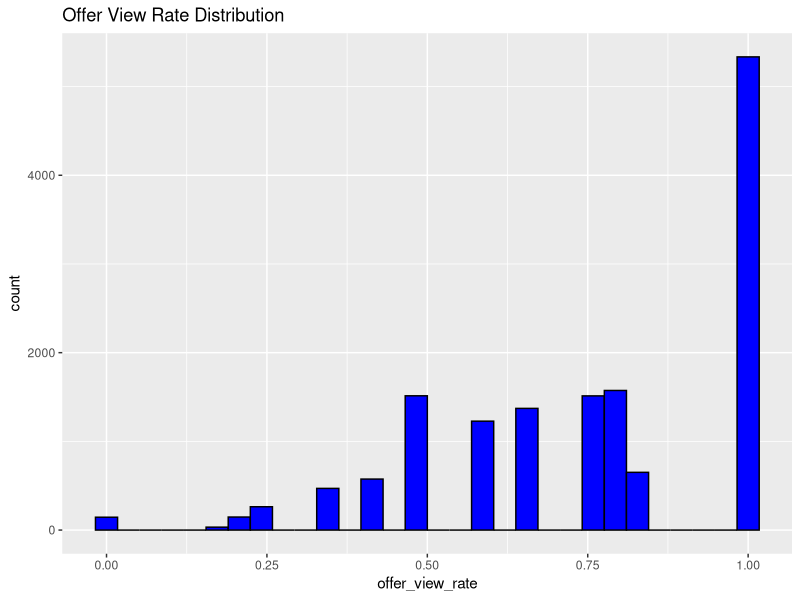
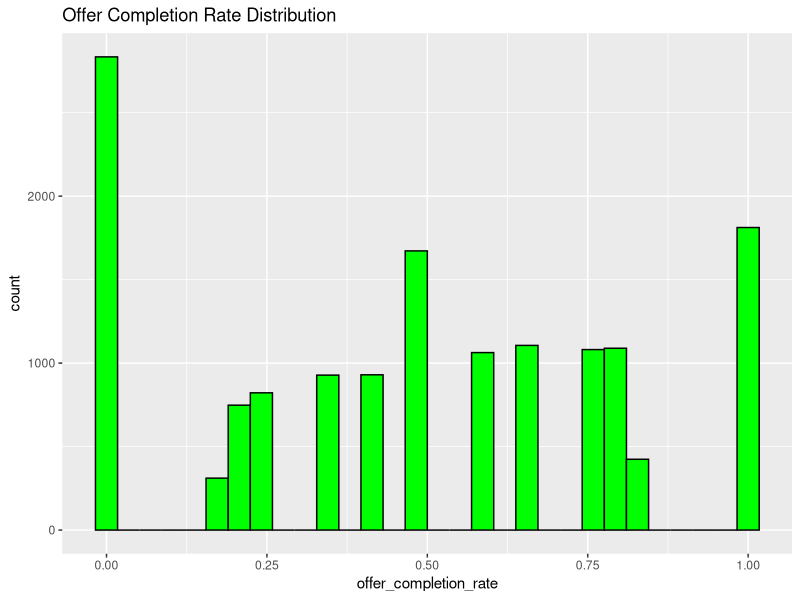
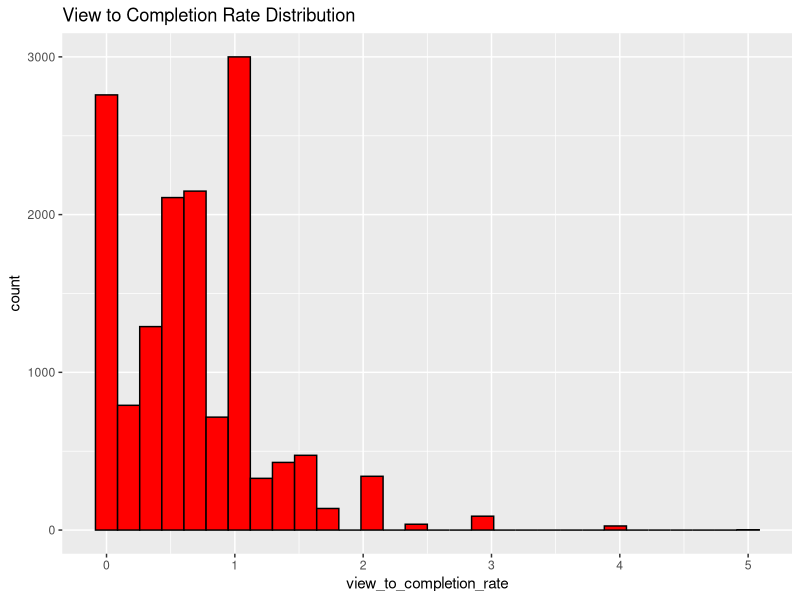

Recreate these plots in R, in order. (Note: this script raises an error after producing the figures.)
################################################################################
#--------------------------------DABI PROJECT ----------------------------------
################################################################################
library(dplyr)
library(lubridate)
library(readr)
library(corrplot)
library(ggplot2)

data_wide <- read_csv("data_wide4.csv")

################################################################################
## Adding New Variables to Wide Dataset
################################################################################
# 1. Engagement Rate Variables -------------------------------------------------
data_wide$offer_view_rate <- data_wide$tot_off_view / data_wide$tot_off_rec
summary(data_wide$offer_view_rate)
data_wide$offer_completion_rate <- data_wide$tot_off_comp / data_wide$tot_off_rec
summary(data_wide$offer_completion_rate)
data_wide$view_to_completion_rate <- data_wide$tot_off_comp / data_wide$tot_off_view
summary(data_wide$view_to_completion_rate)

# 2. Spending Behavior Variables ------------------------------------------------
# TOTAL AMOUNT SPENT == AVE SPEND & TENURE IS BEFORE TRANSCRIPT TAKES PLACE


# 3. Demographic Interaction Variables -----------------------------------------
# Categorizing age into groups
# data_wide$age_group <- cut(data_wide$age,
#                            breaks = c(-Inf, 25, 35, 45, 55, 65, Inf),
#                            labels = c("<=25", "26-35", "36-45", "46-55", "56-65", "66+"))
# summary(data_wide$age_group)

# Is it worthwhile first group 18-30 to make groups more even?
data_wide$age_group <- cut(data_wide$age,
                           breaks = c(-Inf, 30, 40, 50, 60, 70, Inf),
                           labels = c("<=30", "31-40", "41-50", "51-60", "61-70", "71+"))
summary(data_wide$age_group)

# Categorizing income into brackets --------------------------------------------
# data_wide$income_bracket <- cut(data_wide$income,
#                                 breaks = c(-Inf, 32000, 64000, 96000, Inf),
#                                 labels = c("Low", "Medium", "High", "Very High"))
# summary(data_wide$income_bracket)

# First group only has 500 in
# data_wide$income_bracket <- cut(data_wide$income,
#                                 breaks = c(-Inf, 50000, 70000, 90000, Inf),
#                                 labels = c("Low", "Medium", "High", "Very High"))
# summary(data_wide$income_bracket)
# 
data_wide$income_bracket <- cut(data_wide$income,
                                breaks = c(-Inf, 40000, 50000, 60000, 70000, 80000, Inf),
                                labels = c("30 - 40k", "40-50k","50-60k", "60-70k", "70-80k", "80k+"))
summary(data_wide$income_bracket)

# 4. Customer Loyalty Variables ------------------------------------------------
# Convert membership_start to tenure in years 
#data_wide$membership_duration_years <- as.numeric(difftime(Sys.Date(), data_wide$membership_start, units="days")) / 365.25
#summary(data_wide$membership_duration_years)


# 6. Offer-Type Preference  ----------------------------------------------------
#bogo
data_wide$bogo_view_rate<-data_wide$bogo_view/data_wide$bogo_rec
data_wide$bogo_response_rate<-data_wide$bogo_comp/data_wide$bogo_rec

#data_wide$bogo_view_rate<-base::ifelse(data_wide$bogo_view_rate==Inf, NA, data_wide$bogo_view_rate)
#data_wide$bogo_response_rate<-base::ifelse(data_wide$bogo_response_rate==Inf, NA, data_wide$bogo_response_rate)

summary(data_wide$bogo_view_rate)
summary(data_wide$bogo_response_rate)

# Discount offers
data_wide$disc_view_rate<-data_wide$disc_view/data_wide$disc_rec
data_wide$disc_response_rate<-data_wide$disc_comp/data_wide$disc_rec

#data_wide$disc_view_rate<-base::ifelse(data_wide$disc_view_rate==Inf, NA, data_wide$disc_view_rate)
#data_wide$disc_response_rate<-base::ifelse(data_wide$disc_response_rate==Inf, NA, data_wide$disc_response_rate)

summary(data_wide$disc_view_rate)
summary(data_wide$disc_response_rate)

# # Informational offers
data_wide$info_view_rate<-data_wide$info_view/data_wide$info_rec

#data_wide$info_view_rate<-base::ifelse(data_wide$info_view_rate==Inf, NA, data_wide$info_view_rate)
summary(data_wide$info_view_rate)
# 7. Channel Effectiveness -----------------------------------------------------
# channels <- c("email", "mobile", "social", "web")
# 
# for(channel in channels) {
#   channel_cols <- grep(paste0(channel, "_offer"), names(data_wide), value = TRUE)
#   comp_cols <- grep("off_comp_offer", names(data_wide), value = TRUE)
#   
#   total_channel_used <- rowSums(data_wide[, channel_cols], na.rm = TRUE)
#   total_completed <- rowSums(data_wide[, comp_cols], na.rm = TRUE)
#   
#   # Calculating effectiveness for each channel
#   data_wide[[paste0(channel, "_comp_rate")]] <- total_completed / total_channel_used
# }
data_wide$mob_view_rate<- data_wide$mob_view/data_wide$mob_rec
data_wide$mob_comp_rate<- data_wide$mob_comp/data_wide$mob_rec

summary(data_wide$mob_view_rate)
summary(data_wide$mob_comp_rate)

data_wide$web_view_rate<- data_wide$web_view/data_wide$web_rec
data_wide$web_comp_rate<- data_wide$web_comp/data_wide$web_rec

summary(data_wide$web_view_rate)
summary(data_wide$web_comp_rate)



data_wide$social_view_rate<- data_wide$social_view/data_wide$social_rec
data_wide$social_comp_rate<- data_wide$social_comp/data_wide$social_rec

summary(data_wide$social_view_rate)
summary(data_wide$social_comp_rate)
# 8. Promotion Interaction Rate ------------------------------------------------
data_wide$promotion_interaction_rate <- (data_wide$tot_off_view + data_wide$tot_off_comp) / data_wide$tot_off_rec
summary(data_wide$promotion_interaction_rate)
# 9. Promotion Conversion Rate -------------------------------------------------
#data_wide$promotion_conversion_rate <- with(data_wide, ifelse(tot_off_view > 0, tot_off_comp / tot_off_view, 0))
#summary(data_wide$promotion_conversion_rate)
#10 Percentage of reward cashed
data_wide$reward_rec_rate<-data_wide$tot_reward_rec/data_wide$reward_off
summary(data_wide$reward_rec_rate)

## EDA #########################################################################
# Engagement Rate Variables Visualization --------------------------------------
# Offer View Rate
ggplot(data_wide, aes(x = offer_view_rate)) + 
  geom_histogram(bins = 30, fill = "blue", color = "black") +
  ggtitle("Offer View Rate Distribution")

# Offer Completion Rate
ggplot(data_wide, aes(x = offer_completion_rate)) + 
  geom_histogram(bins = 30, fill = "green", color = "black") +
  ggtitle("Offer Completion Rate Distribution")

# View to Completion Rate
ggplot(data_wide, aes(x = view_to_completion_rate)) + 
  geom_histogram(bins = 30, fill = "red", color = "black") +
  ggtitle("View to Completion Rate Distribution")

# Spending Behavior Visualization ----------------------------------------------
# Average Spend per Transaction
ggplot(data_wide, aes(x = average_spend_per_transaction)) + 
  geom_histogram(bins = 30, fill = "coral", color = "black") +
  ggtitle("Average Spend per Transaction")

# Spend per Day
ggplot(data_wide, aes(x = spend_per_day)) + 
  geom_histogram(bins = 30, fill = "purple", color = "black") +
  ggtitle("Spend per Day")

#  Demographic Interaction Visualization ---------------------------------------
# Age Group
ggplot(data_wide, aes(x = age_group)) + 
  geom_bar(fill = "skyblue") +
  ggtitle("Customer Distribution by Age Group")

# Income Bracket
ggplot(data_wide, aes(x = income_bracket)) + 
  geom_bar(fill = "orange") +
  ggtitle("Customer Distribution by Income Bracket")

# Customer Loyalty Visualization -----------------------------------------------
# Membership Duration in Years
ggplot(data_wide, aes(x = membership_duration_years)) + 
  geom_histogram(bins = 30, fill = "lightgreen", color = "black") +
  ggtitle("Membership Duration Distribution")

# Composite Engagement Score Visualization -------------------------------------
# Composite Engagement Score
ggplot(data_wide, aes(x = composite_engagement_score)) + 
  geom_histogram(bins = 30, fill = "pink", color = "black") +
  ggtitle("Composite Engagement Score Distribution")


# Offer-Type Preference Visualization ------------------------------------------
offer_type_rates <- data.frame(
  OfferType = c("BOGO", "Discount", "Informational"),
  ResponseRate = c(mean(data_wide$bogo_response_rate, na.rm = TRUE), 
                   mean(data_wide$discount_response_rate, na.rm = TRUE), 
                   mean(data_wide$informational_response_rate, na.rm = TRUE))
)

# Plotting
ggplot(offer_type_rates, aes(x = OfferType, y = ResponseRate)) + 
  geom_bar(stat = "identity", fill = "dodgerblue") +
  ggtitle("Response Rate by Offer Type")

# Channel Effectiveness Visualization ------------------------------------------
channel_effectiveness <- data.frame(
  Channel = c("Email", "Mobile", "Social", "Web"),
  CompRate = c(mean(data_wide$email_comp_rate, na.rm = TRUE), 
               mean(data_wide$mobile_comp_rate, na.rm = TRUE), 
               mean(data_wide$social_comp_rate, na.rm = TRUE), 
               mean(data_wide$web_comp_rate, na.rm = TRUE))
)

# Plotting
ggplot(channel_effectiveness, aes(x = Channel, y = CompRate)) + 
  geom_bar(stat = "identity", fill = "tomato") +
  ggtitle("Channel Effectiveness")


ggplot(data_wide, aes(x = promotion_interaction_rate)) +
  geom_histogram(bins = 30, fill = "blue") +
  labs(title = "Histogram of Promotion Interaction Rate", x = "Promotion Interaction Rate", y = "Frequency")

# Summary statistics
summary(data_wide$promotion_interaction_rate)


# Histogram of Promotion Conversion Rate
ggplot(data_wide, aes(x = promotion_conversion_rate)) +
  geom_histogram(bins = 30, fill = "green") +
  labs(title = "Histogram of Promotion Conversion Rate", x = "Promotion Conversion Rate", y = "Frequency")

# Summary statistics
summary(data_wide$promotion_conversion_rate)

# Boxplot for Promotion Interaction Rate
ggplot(data_wide, aes(y = promotion_interaction_rate)) +
  geom_boxplot(fill = "blue") +
  labs(title = "Boxplot of Promotion Interaction Rate")

# Boxplot for Promotion Conversion Rate
ggplot(data_wide, aes(y = promotion_conversion_rate)) +
  geom_boxplot(fill = "green") +
  labs(title = "Boxplot of Promotion Conversion Rate")

# interaction between variables ------------------------------------------------
ggplot(data_wide, aes(x = promotion_interaction_rate, y = promotion_conversion_rate)) +
  geom_point(alpha = 0.5) +
  labs(title = "Scatterplot of Interaction Rate vs Conversion Rate", x = "Promotion Interaction Rate", y = "Promotion Conversion Rate")


# Corrplot ---------------------------------------------------------------------
correlation_columns <- c('age', 'income', 'tenure', 'composite_engagement_score', 'bogo_response_rate', 
                         'discount_response_rate', 'informational_response_rate', 'email_comp_rate', 
                         'mobile_comp_rate', 'social_comp_rate', 'web_comp_rate','promotion_interaction_rate',
                         'promotion_conversion_rate')

# Compute the correlation matrix
correlation_matrix <- cor(data_wide[, correlation_columns], use="complete.obs")

# Visualize the correlation matrix using corrplot
corrplot(correlation_matrix, method = "circle", type = "upper", 
         tl.col = "black", tl.srt = 45, 
         title = "Correlation Matrix", 
         tl.cex = 0.7, cl.cex = 0.7, cl.ratio = 0.3)

library(GGally)
ggpairs(data_wide[, sapply(data_wide, is.numeric)])

as.data.frame(colnames(data_wide))
as.data.frame(sapply(data_wide, class), )

for(i in colnames(data_wide)){
  print(length(unique(data_wide[,i])))
}

# give same result. Possibly only use one in final analysis
ggplot(data_wide, aes(tenure, membership_duration_years))+
  geom_point()

# what is the difference in calculation?
ggplot(data_wide, aes(average_spend_per_transaction, ave_amount))+
  geom_point()


# histograms of percentage of reward claimed
ggplot(data=data_wide, aes(perc_reward_cashed))+
  geom_histogram()

ggplot(data=data_wide, aes(perc_reward_cashed))+
  geom_histogram()+
  facet_wrap(vars(gender))

ggplot(data=data_wide, aes(perc_reward_cashed))+
  geom_histogram()+
  facet_wrap(vars(age_group))

ggplot(data=data_wide, aes(perc_reward_cashed))+
  geom_histogram()+
  facet_wrap(vars(income_bracket))

# histograms of percentage of difficulty claimed
ggplot(data=data_wide, aes(perc_difficulty_cashed))+
  geom_histogram()

ggplot(data=data_wide, aes(perc_difficulty_cashed))+
  geom_histogram()+
  facet_wrap(vars(gender))

ggplot(data=data_wide, aes(perc_difficulty_cashed))+
  geom_histogram()+
  facet_wrap(vars(age_group))

ggplot(data=data_wide, aes(perc_difficulty_cashed))+
  geom_histogram()+
  facet_wrap(vars(income_bracket))

# channels of offers completed vs age gender and income
ggplot(data_wide, aes(email_comp_rate)) +
  geom_bar() +
  facet_wrap(vars(income_bracket))

ggplot(data_wide, aes(mobile_comp_rate)) +
  geom_bar() +
  facet_wrap(vars(income_bracket))

ggplot(data_wide, aes(social_comp_rate)) +
  geom_bar() +
  facet_wrap(vars(income_bracket))

ggplot(data_wide, aes(web_comp_rate)) +
  geom_bar() +
  facet_wrap(vars(income_bracket))

ggplot(data_wide, aes(email_comp_rate)) +
  geom_bar() +
  facet_wrap(vars(age_group))

ggplot(data_wide, aes(mobile_comp_rate)) +
  geom_bar() +
  facet_wrap(vars(age_group))

ggplot(data_wide, aes(social_comp_rate)) +
  geom_bar() +
  facet_wrap(vars(age_group))

ggplot(data_wide, aes(web_comp_rate)) +
  geom_bar() +
  facet_wrap(vars(age_group))

ggplot(data_wide, aes(email_comp_rate)) +
  geom_bar() +
  facet_wrap(vars(gender))

ggplot(data_wide, aes(mobile_comp_rate)) +
  geom_bar() +
  facet_wrap(vars(gender))

ggplot(data_wide, aes(social_comp_rate)) +
  geom_bar() +
  facet_wrap(vars(gender))

ggplot(data_wide, aes(web_comp_rate)) +
  geom_bar() +
  facet_wrap(vars(gender))

##########################
# rfm added to wide_data 
##########################

rfm_table<- read.csv("rfm_table.csv")
colnames(rfm_table)
rfm_table<-rfm_table %>% 
  select(person_id, r_score,f_score, m_score, rfm_score, rfm_string)


data_wide3<-merge(data_wide, rfm_table, by="person_id")
summary(data_wide3$r_score)
summary(data_wide3$f_score)
summary(data_wide3$m_score)
summary(data_wide3$rfm_score)
summary(data_wide3$rfm_string)

data_wide3$rfm_string<- as.character(data_wide3$rfm_string)

write.csv(data_wide3, "data_wide_temp.csv", row.names = FALSE) 
data_wide3
